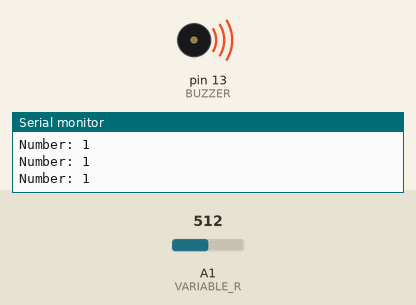
This sketch was run on a simulated Arduino Uno, built with avr-gcc and run on an emulated ATmega328P. Shown: buzzer (waves = sounding), the last lines printed to the serial monitor. The inputs (shaded band) are chosen by the test bench; at power-on: A1 (VARIABLE_R) = 512.

Above: at 1.2 s.
1.3 s: A1 (VARIABLE_R) set to 310
2.8 s: A1 (VARIABLE_R) set to 292
At 4.0 s:
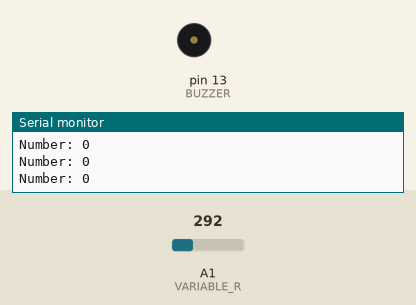
4.3 s: A1 (VARIABLE_R) set to 306
At 5.5 s:
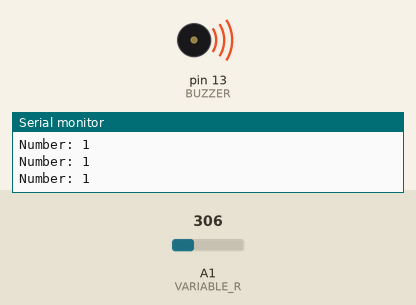
5.8 s: A1 (VARIABLE_R) set to 122
At 6.8 s:
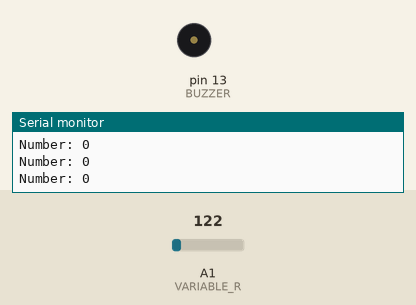
Timing chart, 0 to 8.3 s (numbered marks = the images above; inputs shaded):
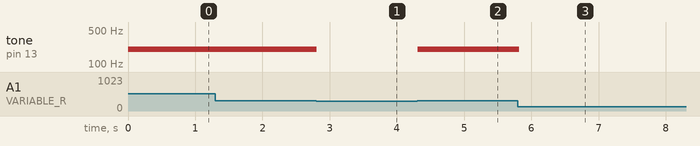

Measured:
- the behaviour switches between 300 and 299 on A1 (VARIABLE_R) (found by bisection; images 0 and 1)
- after the input at 2.8 s, tone on pin 13 (BUZZER): 200 Hz → silent at once
- after the input at 4.3 s, tone on pin 13 (BUZZER): silent → 200 Hz at once
- after the input at 5.8 s, tone on pin 13 (BUZZER): 200 Hz → silent at once

The sketch:

ex04_02_12.ino
```cpp
// 가변저항으로 부저 제어

#define VARIABLE_R A1
#define BUZZER 13

void setup() {
  pinMode(VARIABLE_R, INPUT);
  pinMode(BUZZER, OUTPUT);
  Serial.begin(9600);
}

void loop() {
  int value = analogRead(VARIABLE_R);
  int num = value / 300;
  switch (num) {
    case 0:
      noTone(BUZZER);
      break;
    case 1:
      tone(BUZZER, 200);
      break;
    case 2:
      tone(BUZZER, 400);
      break;
    default:
      tone(BUZZER, 600);
      break;
  }
  Serial.print("Number: ");
  Serial.println(num);
  delay(100);
}
```
